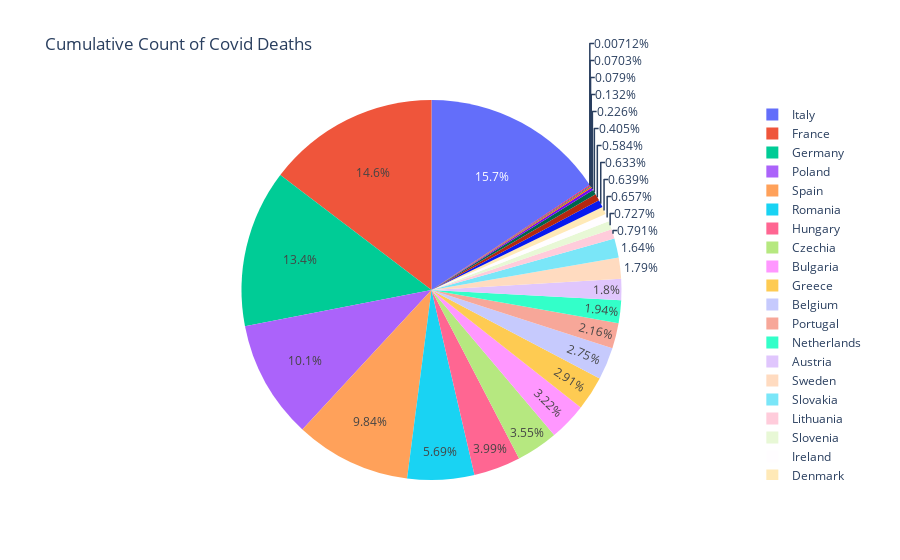

Source (notebook cell):
### Code cell
#Deaths overall
lastWeek = df.loc[df['year_week']=='2022-47'].loc[df['indicator']=='deaths']
lastWeek = lastWeek.loc[lastWeek.country != 'EU/EEA (total)']
fig = px.pie(lastWeek['country'], values=lastWeek['cumulative_count'], names=lastWeek['country'].unique(), title='Cumulative Count of Covid Deaths')
fig.show()

### Figure 1 — Plotly figure (JSON) as saved in the notebook; plotly's stock layout.template omitted (floating-point values rounded to 4 significant figures)
{"data": [{"domain": {"x": [0, 1], "y": [0, 1]}, "hovertemplate": "label=%{label}<br>value=%{value}<extra></extra>", "labels": ["Austria", "Belgium", "Bulgaria", "Croatia", "Cyprus", "Czechia", "Denmark", "Estonia", "Finland", "France", "Germany", "Greece", "Hungary", "Iceland", "Ireland", "Italy", "Latvia", "Liechtenstein", "Lithuania", "Luxembourg", "Malta", "Netherlands", "Norway", "Poland", "Portugal", "Romania", "Slovakia", "Slovenia", "Spain", "Sweden"], "legendgroup": "", "name": "", "showlegend": true, "type": "pie", "values": [21273, 32489, 37973, 4785, 1553, 41876, 7549, 2663, 7470, 172932, 158266, 34328, 47106, null, 7752, 185022, 6897, 84, 9344, 933, 830, 22908, null, 118699, 25476, 67135, 19382, 8579, 116163, 21087]}], "layout": {"legend": {"tracegroupgap": 0}, "title": {"text": "Cumulative Count of Covid Deaths"}}}
